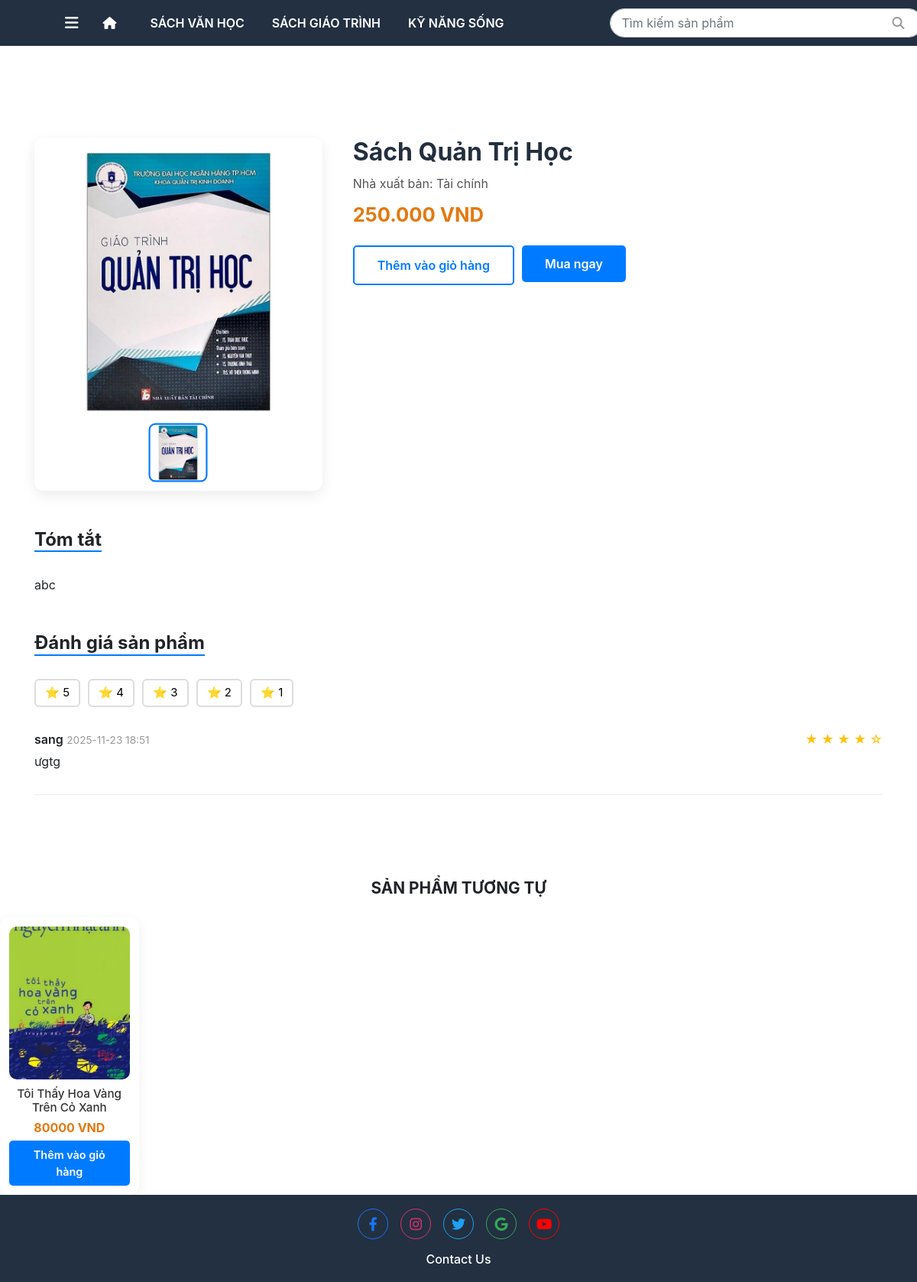
The page /product-detail-user/1/ on the database its author committed.
### booksale_app/models.py (models this page shows, shortened)
class Category(models.Model):
    category_name = models.CharField(
        max_length = 255,
        blank=False, null=False,
        help_text = "Tên danh mục"
    )
    description = models.TextField(
        blank=False, null=False,
        help_text = "Mô tả"
    )
    created_at = models.DateTimeField(
        auto_now_add=True
    )
    updated_at = models.DateTimeField(
        auto_now_add=True
    )

class Product(models.Model):
    product_name = models.CharField(
        max_length = 255,
        blank=False, null=False,
        help_text = "Tên sản phẩm"
    )
    description = models.TextField(
        blank=False, null=False,
        help_text = "Mô tả"
    )
    image = models.ImageField(upload_to='products/', null=True, blank=True)
    cost_price = models.DecimalField(
        max_digits=10,
        decimal_places=3
    )
    sell_price = models.DecimalField(
        max_digits=10,
        decimal_places=3
    )
    quantity = models.PositiveIntegerField(default=0)
    publisher = models.ForeignKey(
        Publisher,
        on_delete=models.CASCADE
    )
    category = models.ForeignKey(
        Category,
        on_delete=models.CASCADE
    )
    genre = models.ManyToManyField(
        'Genre',
        through="Genre_Item")
    cart = models.ManyToManyField(
        'Cart',
        through='Cart_Item'
    )
    order = models.ManyToManyField(
        'Order',
         through="Order_Item"
    )

class Publisher(models.Model):
    publisher_name = models.CharField(
        max_length = 255,
        blank=False, null=False,
        help_text = "Tên nhà xuất bản"
    )
    email = models.EmailField(
        max_length = 100,
        help_text = "Email"
    )

class Review(models.Model):
    content = models.TextField(help_text="The Review text.")
    rating = models.PositiveSmallIntegerField()
    image = models.ImageField(upload_to='reviews/', null=True, blank=True)
    date_created = models.DateTimeField(
        auto_now_add=True,
        help_text="The date and time the review was created.")
    date_edited = models.DateTimeField(
        null=True,
        help_text="The date and time the review was last edited.")
    creator = models.ForeignKey(
        auth.get_user_model(),
        on_delete=models.CASCADE)
    product = models.ForeignKey(
        Product,
        on_delete=models.CASCADE,
        help_text="The Book that this review is for.")
    reply_message = models.TextField(null=True, blank=True, help_text="Message from admin")
    reply_staff = models.ForeignKey(
        auth.get_user_model(),
        null=True,
        blank=True,
        on_delete=models.SET_NULL,
        related_name='review_replies'
    )

### booksale_app/views/user_view/category.py (the view)
# urls.py: path('product-detail-user/<int:pk>/', views.product_detail_user, name='product_detail_user'),
def product_detail_user(request, pk):
    product = get_object_or_404(Product, pk=pk)
    rating = request.GET.get("rating")   # lấy số sao từ URL
    reviews = Review.objects.filter(product=product).order_by('-date_created')
    if rating:  # nếu có chọn số sao → lọc
        reviews = reviews.filter(rating=rating)
    related_products = Product.objects.filter(category=product.category).exclude(pk=pk)[:4]
    return render(request, 'user_temp/product/product_detail.html', {
        'product': product,
        'related_products': related_products,
        'reviews': reviews,     # ✔ TRUYỀN ĐÁNH GIÁ
    })

### booksale_app/context_processors.py (called while the page is built, shortened)
def categories_and_cart(request):
    context = {
        'categories': Category.objects.all()[:3],  # Lấy 3 categories đầu tiên cho menu
        'cart_count': 0
    }
    return context

def global_user_context(request):
    user = request.user
    is_kh = False
    role = None
    if user.is_authenticated:
        is_kh = user.groups.filter(name="KH").exists()
        if user.groups.filter(name="NVBH").exists():
            role = "NVBH"
        elif user.groups.filter(name="NVTK").exists():
            role = "NVTK"
    return {
        "is_kh": is_kh,
        "role": role,
    }

### booksale_app/templates/user_temp/product/product_detail.html (shortened to what this page needs)
{% extends "user_temp/base.html" %}
{% load static %}
{% block content %}
<div class="container product-page">
  <div class="product-main">
    <div class="product-img-main">
      <img id="mainImg"
           src="{% if product.image %}{{ product.image.url }}{% else %}{% static 'images/default-product.jpg' %}{% endif %}"
           alt="{{ product.product_name }}">
      <div class="thumb-list">
        {% if product.image %}
          <img src="{{ product.image.url }}" class="active" onclick="changeImage(this)">
        {% else %}
          <img src="{% static 'images/default-product.jpg' %}" class="active" onclick="changeImage(this)">
        {% endif %}
      </div>
    </div>
    <div class="product-info">
      <h2 class="product-title">{{ product.product_name }}</h2>
      <p class="product-brand">Nhà xuất bản: {{ product.publisher.publisher_name|default:"Đang cập nhật" }}</p>
      <p class="product-price">
        {% if product.sell_price %}
          {{ product.sell_price  }} VND
        {% else %}
          Liên hệ
        {% endif %}
      </p>
      <div style="display:flex; gap:10px;">
        <form method="POST" action="{% url 'add_to_cart' product.id %}">
          <button type="submit" class="btn-add-cart">Thêm vào giỏ hàng</button>
        </form>
        <form method="POST" action="{% url 'buy_now' product.id %}">
          <button type="submit" class="btn-buy">Mua ngay</button>
        </form>
      </div>
    </div>
  </div>
  <div class="tab-section">
    <h4 class="tab-title">Tóm tắt</h4>
    <p class="product-desc">{{ product.description|linebreaks }}</p>
  </div>
<div class="review-section">
  <h4 class="tab-title">Đánh giá sản phẩm</h4>
<form method="GET" style="margin: 15px 0;">
  <div style="display:flex; align-items:center; gap:10px; flex-wrap:wrap;">
      {% for s in "54321"|make_list %}
    <button
        type="submit"
        name="rating"
        value="{{ s }}"
        class="filter-btn {% if request.GET.rating == s %}active{% endif %}"
    >
        ⭐ {{ s }}
    </button>
{% endfor %}
  </div>
</form>
  {% if reviews %}
    {% for review in reviews %}
      <div class="review-item">
        <div class="review-header" style="display:flex; justify-content:space-between; align-items:center;">
          <div>
            <span class="review-user">{{ review.creator.username }}</span>
            <span class="review-date">{{ review.date_created|date:"Y-m-d H:i" }}</span>
          </div>
          <div class="review-stars">
            {% for i in "12345"|make_list %}
              {% if forloop.counter <= review.rating %}★{% else %}☆{% endif %}
            {% endfor %}
          </div>
        </div>
        <p>{{ review.content }}</p>
      </div>
    {% endfor %}
  {% else %}
    <p>Không tìm thấy đánh giá nào.</p>
  {% endif %}
</div>
</div>
  <div class="related-section">
    <h4 class="related-title">SẢN PHẨM TƯƠNG TỰ</h4>
    <div class="related-list">
      {% for item in related_products %}
        <div class="related-item">
          <a href="{% url 'product_detail_user' item.id %}">
            <img src="{% if item.image %}{{ item.image.url }}{% else %}{% static 'images/default-product.jpg' %}{% endif %}" alt="{{ item.product_name }}">
            <h6>{{ item.product_name|truncatechars:50 }}</h6>
          </a>
          <p class="related-price">
            {% if item.sell_price %}
              {{ item.sell_price|floatformat:0 }} VND
            {% else %}
              Liên hệ
            {% endif %}
          </p>
          <form method="POST" action="{% url 'add_to_cart' item.id %}">
            <button type="submit" class="btn-buy">Thêm vào giỏ hàng</button>
          </form>
        </div>
      {% endfor %}
    </div>
  </div>
</div>
{% endblock %}

### booksale_app/templates/user_temp/base.html (shortened to what this page needs)
<!DOCTYPE html>
<html lang="en">
    <head>
        <link
            rel="stylesheet"
            href="https://stackpath.bootstrapcdn.com/bootstrap/4.4.1/css/bootstrap.min.css"
        />
        <link rel="stylesheet" href="https://cdnjs.cloudflare.com/ajax/libs/font-awesome/6.4.0/css/all.min.css" />
    </head>
    <body>
        <nav class="navbar navbar-expand-lg navbar-custom fixed-top">
            <div class="container-fluid">
                <div class="d-flex align-items-center">
                    <a class="navbar-brand text-white d-none d-lg-block" href="{% url 'category' %}">
                        <i class="fa-solid fa-bars"></i>
                    </a>
                    <a class="nav-link" href="{% url 'home' %}"><i class="fa-solid fa-house"></i></a>
                </div>
                <div class="collapse navbar-collapse" id="navbarNav">
                    <ul class="navbar-nav mr-auto">
                        {% for category in categories %}
                        <li class="nav-item">
                            <a class="nav-link nav-link-custom" href="{% url 'category_detail' category.category_name %}">
                                {{ category.category_name|upper }}
                            </a>
                        </li>
                        {% endfor %}
                    </ul>
                    <form class="d-flex ms-auto search-box align-items-left" role="search"
                          method="GET" action="{% url 'search' %}">
                        <input class="form-control" type="search" placeholder="Tìm kiếm sản phẩm"
                               aria-label="Search" name="q" required />
                        <button class="btn btn-link text-white" type="submit">
                            <i class="icon-search fa-solid fa-magnifying-glass"></i>
                        </button>
                    </form>
            </div>
        </nav>
        <div class="content-wrapper">
             {% block content %}{% endblock %}
        <footer class="footer text-center">
            <div class="container">
                <div class="row">
                    <div class="col-12">
                        <div class="social-icons d-flex justify-content-center">
                            <a href="#" class="facebook"><i class="fab fa-facebook-f"></i></a>
                            <a href="#" class="instagram"><i class="fab fa-instagram"></i></a>
                            <a href="#" class="twitter"><i class="fab fa-twitter"></i></a>
                            <a href="#" class="google"><i class="fab fa-google"></i></a>
                            <a href="#" class="youtube"><i class="fab fa-youtube"></i></a>
                        </div>
                        <div class="contact-text">Contact Us</div>
                    </div>
                </div>
            </div>
        </footer>
    </body>
</html>

### booksale_app/templates/user_temp/base.html (style rules this page uses)
.navbar-custom { background-color: #223041; padding: 10px 70px; }
.navbar-custom .nav-link { color: white; font-weight: 600; margin-right: 20px; }
.navbar-custom .nav-link-custom { white-space: nowrap; padding: 8px 12px; min-width: auto; }
.navbar-nav { align-items: center; display: flex; flex-direction: row; flex-wrap: nowrap; }
.navbar-nav .nav-item { white-space: nowrap; }
.search-box { position: relative; margin-left: 110px; }
.search-box input { border-radius: 20px; padding-left: 15px; width: 410px; }
.icon-search { position: absolute; top: 50%; right: 50px; transform: translateY(-50%); color: #999999; cursor: pointer; }
.footer { background-color: #223041; color: white; padding: 18px 0; }
.footer .social-icons a { display: inline-flex; align-items: center; justify-content: center; width: 40px; height: 40px; border-radius: 50%; margin: 0 8px; font-size: 18px; transition: all 0.3s ease; }
.social-icons .facebook { border: 1px solid #1877f2; color: #1877f2; }
.social-icons .instagram { border: 1px solid #e1306c; color: #e1306c; }
.social-icons .twitter { border: 1px solid #1da1f2; color: #1da1f2; }
.social-icons .google { border: 1px solid #34a853; color: #34a853; }
.social-icons .youtube { border: 1px solid #ff0000; color: #ff0000; }
.contact-text { margin-top: 14px; font-size: 16px; font-weight: 500; }
html, body { height: 100%; margin: 0; padding: 0; }
body { display: flex; flex-direction: column; padding-top: 60px; }
.content-wrapper { flex: 1; }
.footer { margin-top: auto; }

### rows shown on the page
Category: category_name "SÁCH VĂN HỌC"
Category: category_name "SÁCH GIÁO TRÌNH"
Category: category_name "KỸ NĂNG SỐNG"
Product: image (picture), product_name "Sách Quản Trị Học", publisher.publisher_name "Tài chính", sell_price "250.000", description "abc"
Review: creator.username "sang", date_created "2025-11-23 18:51", rating 4 (drawn), content "ưgtg"
Product: image (picture), product_name "Tôi Thấy Hoa Vàng Trên Cỏ Xanh", sell_price "80000"

### other values the page prints
{{ s }} "5" "4" "3" "2" "1"
